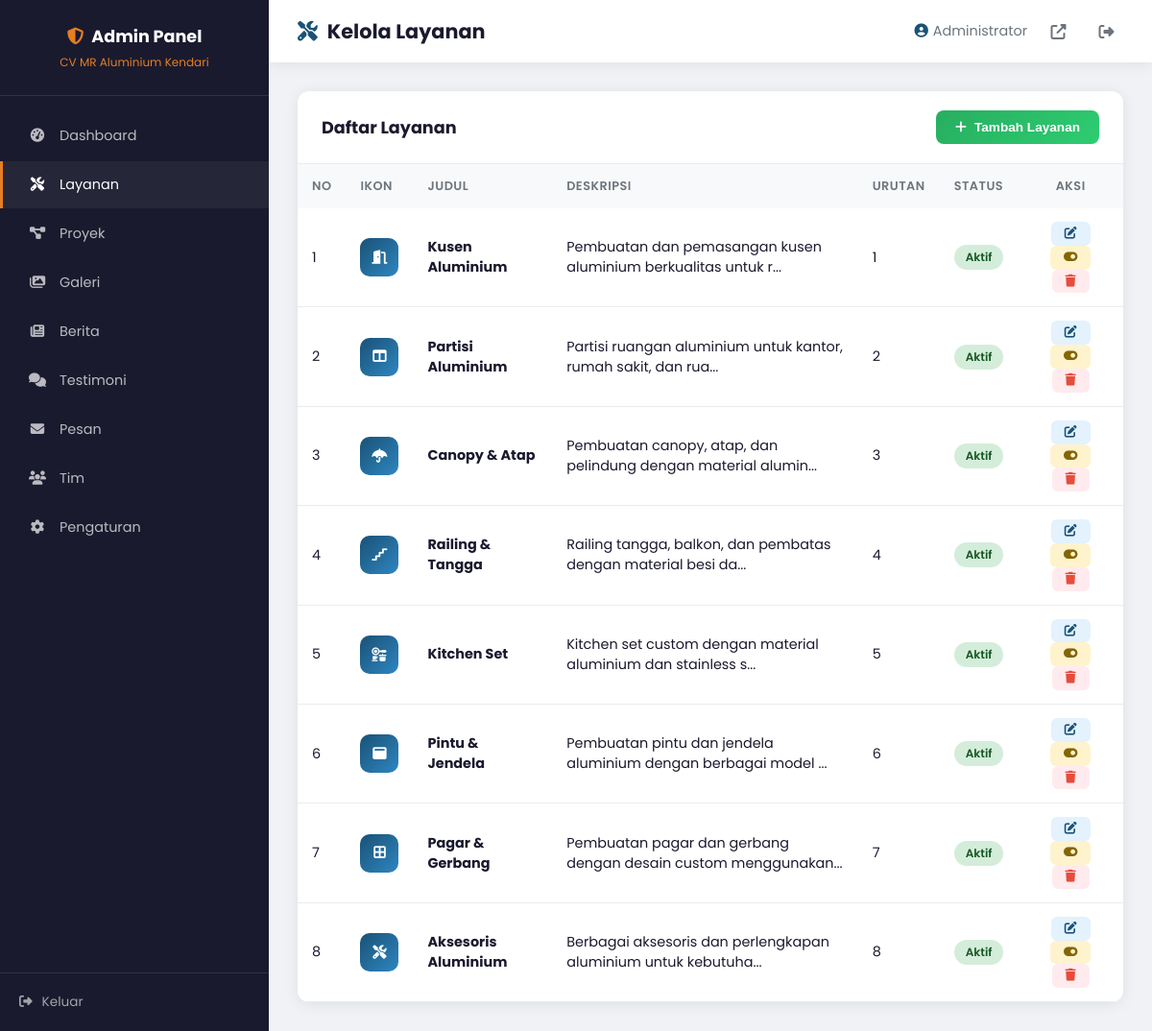
Screenshot of /admin/services.php (signed in) with the database file from the repository.
### tables this page shows
CREATE TABLE services (
    id INT AUTO_INCREMENT PRIMARY KEY,
    title VARCHAR(200) NOT NULL,
    description TEXT,
    icon VARCHAR(50) DEFAULT 'fa-tools',
    image VARCHAR(255),
    order_num INT DEFAULT 0,
    is_active TINYINT(1) DEFAULT 1,
    created_at TIMESTAMP DEFAULT CURRENT_TIMESTAMP
);

### includes/config.php (called while the page is built, shortened)
<?php
function truncateText($text, $length = 150) {
    return substr($text, 0, $length) . '...';
}
?>

### admin/services.php (the view, shortened to what this page needs)
<?php
require_once '../includes/config.php';
$db = getDB();
$services = $db->query("SELECT * FROM services ORDER BY order_num ASC, id DESC")->fetchAll();
?>
<!DOCTYPE html>
<html lang="id">
<head>
    <link rel="stylesheet" href="https://cdnjs.cloudflare.com/ajax/libs/font-awesome/6.5.1/css/all.min.css">
</head>
<body>
    <aside class="sidebar">
        <div class="sidebar-header">
            <h3><i class="fas fa-shield-alt" style="color:var(--secondary);margin-right:8px;"></i>Admin Panel</h3>
            <p>CV MR Aluminium Kendari</p>
        </div>
        <ul class="sidebar-menu">
            <li><a href="dashboard.php"><i class="fas fa-tachometer-alt"></i> Dashboard</a></li>
            <li><a href="services.php" class="active"><i class="fas fa-tools"></i> Layanan</a></li>
            <li><a href="projects.php"><i class="fas fa-project-diagram"></i> Proyek</a></li>
            <li><a href="gallery.php"><i class="fas fa-images"></i> Galeri</a></li>
            <li><a href="news.php"><i class="fas fa-newspaper"></i> Berita</a></li>
            <li><a href="testimonials.php"><i class="fas fa-comments"></i> Testimoni</a></li>
            <li><a href="messages.php"><i class="fas fa-envelope"></i> Pesan</a></li>
            <li><a href="team.php"><i class="fas fa-users"></i> Tim</a></li>
            <li><a href="settings.php"><i class="fas fa-cog"></i> Pengaturan</a></li>
        </ul>
        <div class="sidebar-footer">
            <a href="logout.php"><i class="fas fa-sign-out-alt"></i> Keluar</a>
        </div>
    </aside>
    <div class="main-content">
        <div class="top-bar">
            <h2><i class="fas fa-tools" style="color:var(--primary);margin-right:10px;"></i>Kelola Layanan</h2>
            <div class="user-menu">
                <span><i class="fas fa-user-circle" style="margin-right:5px;color:var(--primary);"></i><?php echo $_SESSION['admin_name']; ?></span>
                <a href="../index.php" target="_blank" title="Lihat Website"><i class="fas fa-external-link-alt"></i></a>
                <a href="logout.php" title="Keluar"><i class="fas fa-sign-out-alt"></i></a>
            </div>
        </div>
        <div class="content-area">
            <div class="card">
                <div class="card-header">
                    <h3>Daftar Layanan</h3>
                    <button class="btn-add" onclick="openModal()">
                        <i class="fas fa-plus"></i> Tambah Layanan
                    </button>
                </div>
                <div class="card-body" style="padding:0;">
                    <table class="data-table">
                        <thead>
                            <tr>
                                <th>No</th>
                                <th>Ikon</th>
                                <th>Judul</th>
                                <th>Deskripsi</th>
                                <th>Urutan</th>
                                <th>Status</th>
                                <th style="text-align:center;">Aksi</th>
                            </tr>
                        </thead>
                        <tbody>
                            <?php foreach ($services as $index => $service): ?>
                            <tr>
                                <td><?php echo $index + 1; ?></td>
                                <td><div style="width:40px;height:40px;background:linear-gradient(135deg,var(--primary),var(--primary-light));border-radius:10px;display:flex;align-items:center;justify-content:center;color:white;"><i class="fas <?php echo $service['icon']; ?>"></i></div></td>
                                <td><strong><?php echo $service['title']; ?></strong></td>
                                <td><?php echo truncateText($service['description'], 60); ?></td>
                                <td><?php echo $service['order_num']; ?></td>
                                <td><span class="status-badge <?php echo $service['is_active'] ? 'status-active' : 'status-inactive'; ?>"><?php echo $service['is_active'] ? 'Aktif' : 'Nonaktif'; ?></span></td>
                                <td style="text-align:center;">
                                    <a href="?edit=<?php echo $service['id']; ?>" class="btn-sm btn-edit"><i class="fas fa-edit"></i></a>
                                    <a href="?action=toggle&id=<?php echo $service['id']; ?>" class="btn-sm btn-toggle" title="Toggle Status"><i class="fas fa-toggle-<?php echo $service['is_active'] ? 'on' : 'off'; ?>"></i></a>
                                    <a href="?action=delete&id=<?php echo $service['id']; ?>" class="btn-sm btn-delete" onclick="return confirm('Yakin ingin menghapus layanan ini?')" title="Hapus"><i class="fas fa-trash"></i></a>
                                </td>
                            </tr>
                            <?php endforeach; ?>
                        </tbody>
                    </table>
                </div>
            </div>
        </div>
    </div>
</body>
</html>

### admin/services.php (style rules this page uses)
:root { --primary: #1a5276; --primary-light: #2e86c1; --secondary: #e67e22; --dark: #1a1a2e; --light: #f8f9fa; --gray: #6c757d; --success: #27ae60; --danger: #e74c3c; --warning: #f39c12; --sidebar-width: 280px; --shadow: 0 2px 15px rgba(0,0,0,0.08); --radius: 12px; }
* { margin: 0; padding: 0; box-sizing: border-box; }
body { font-family: 'Poppins', sans-serif; background: #f0f2f5; color: var(--dark); }
.sidebar { position: fixed; left: 0; top: 0; bottom: 0; width: var(--sidebar-width); background: var(--dark); z-index: 1000; overflow-y: auto; }
.sidebar-header { padding: 25px 20px; border-bottom: 1px solid rgba(255,255,255,0.1); text-align: center; }
.sidebar-header h3 { color: white; font-size: 1.1rem; }
.sidebar-header p { color: var(--secondary); font-size: 0.75rem; margin-top: 5px; }
.sidebar-menu { list-style: none; padding: 15px 0; }
.sidebar-menu li { margin: 2px 0; }
.sidebar-menu a { display: flex; align-items: center; gap: 12px; padding: 14px 25px; color: rgba(255,255,255,0.7); text-decoration: none; font-size: 0.9rem; transition: all 0.3s; border-left: 3px solid transparent; }
.sidebar-menu a:hover, .sidebar-menu a.active { background: rgba(255,255,255,0.05); color: white; border-left-color: var(--secondary); }
.sidebar-menu a i { width: 22px; text-align: center; }
.sidebar-footer { position: absolute; bottom: 0; left: 0; right: 0; padding: 20px; border-top: 1px solid rgba(255,255,255,0.1); }
.sidebar-footer a { display: flex; align-items: center; gap: 10px; color: rgba(255,255,255,0.6); text-decoration: none; font-size: 0.85rem; }
.main-content { margin-left: var(--sidebar-width); min-height: 100vh; }
.top-bar { background: white; padding: 15px 30px; display: flex; justify-content: space-between; align-items: center; box-shadow: var(--shadow); position: sticky; top: 0; z-index: 100; }
.top-bar h2 { font-size: 1.3rem; color: var(--dark); }
.user-menu { display: flex; align-items: center; gap: 15px; }
.user-menu span { font-size: 0.9rem; color: var(--gray); }
.user-menu a { color: var(--gray); text-decoration: none; width: 35px; height: 35px; border-radius: 8px; display: flex; align-items: center; justify-content: center; transition: all 0.3s; }
.content-area { padding: 30px; }
.card { background: white; border-radius: var(--radius); box-shadow: var(--shadow); overflow: hidden; }
.card-header { padding: 20px 25px; border-bottom: 1px solid #e9ecef; display: flex; justify-content: space-between; align-items: center; }
.card-header h3 { font-size: 1.1rem; color: var(--dark); }
.btn-add { background: linear-gradient(135deg, var(--success), #2ecc71); color: white; padding: 10px 20px; border-radius: 8px; text-decoration: none; font-size: 0.85rem; font-weight: 600; display: inline-flex; align-items: center; gap: 8px; transition: all 0.3s; border: none; cursor: pointer; }
.card-body { padding: 25px; }
.data-table { width: 100%; border-collapse: collapse; }
.data-table th { text-align: left; padding: 14px 15px; background: var(--light); color: var(--gray); font-weight: 600; font-size: 0.8rem; text-transform: uppercase; letter-spacing: 0.5px; }
.data-table td { padding: 14px 15px; border-bottom: 1px solid #e9ecef; font-size: 0.9rem; vertical-align: middle; }
.status-badge { display: inline-block; padding: 4px 12px; border-radius: 20px; font-size: 0.75rem; font-weight: 600; }
.status-active { background: #d4edda; color: #155724; }
.btn-sm { padding: 6px 14px; border-radius: 6px; font-size: 0.8rem; font-weight: 500; border: none; cursor: pointer; display: inline-flex; align-items: center; gap: 6px; text-decoration: none; transition: all 0.3s; }
.btn-edit { background: #e3f2fd; color: var(--primary); }
.btn-delete { background: #ffebee; color: var(--danger); }
.btn-toggle { background: #fff3cd; color: #856404; }

### rows the page displays
services: title "Kusen Aluminium", description "Pembuatan dan pemasangan kusen aluminium berkualitas untuk r...", order_num "1", is_active "Aktif"
services: title "Partisi Aluminium", description "Partisi ruangan aluminium untuk kantor, rumah sakit, dan rua...", order_num "2", is_active "Aktif"
services: title "Canopy & Atap", description "Pembuatan canopy, atap, dan pelindung dengan material alumin...", order_num "3", is_active "Aktif"
services: title "Railing & Tangga", description "Railing tangga, balkon, dan pembatas dengan material besi da...", order_num "4", is_active "Aktif"
services: title "Kitchen Set", description "Kitchen set custom dengan material aluminium dan stainless s...", order_num "5", is_active "Aktif"
services: title "Pintu & Jendela", description "Pembuatan pintu dan jendela aluminium dengan berbagai model ...", order_num "6", is_active "Aktif"
services: title "Pagar & Gerbang", description "Pembuatan pagar dan gerbang dengan desain custom menggunakan...", order_num "7", is_active "Aktif"
services: title "Aksesoris Aluminium", description "Berbagai aksesoris dan perlengkapan aluminium untuk kebutuha...", order_num "8", is_active "Aktif"

### other values shown
$_SESSION['admin_name'] "Administrator"
